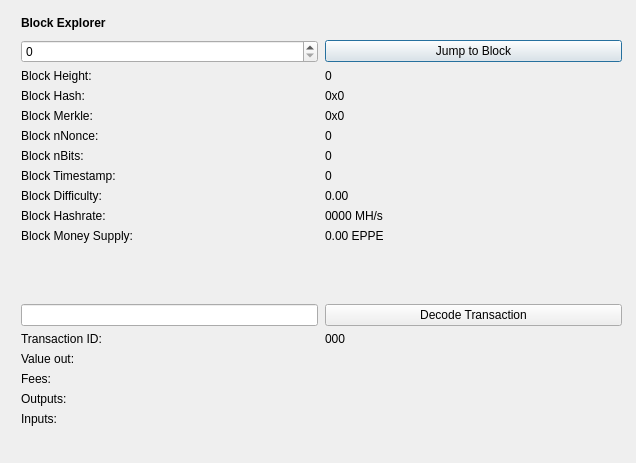
<?xml version="1.0" encoding="UTF-8"?>
<ui version="4.0">
 <class>BlockBrowser</class>
 <widget class="QDialog" name="BlockBrowser">
  <property name="windowModality">
   <enum>Qt::NonModal</enum>
  </property>
  <property name="enabled">
   <bool>true</bool>
  </property>
  <property name="geometry">
   <rect>
    <x>0</x>
    <y>0</y>
    <width>636</width>
    <height>463</height>
   </rect>
  </property>
  <property name="sizePolicy">
   <sizepolicy hsizetype="Preferred" vsizetype="Preferred">
    <horstretch>0</horstretch>
    <verstretch>0</verstretch>
   </sizepolicy>
  </property>
  <property name="minimumSize">
   <size>
    <width>0</width>
    <height>0</height>
   </size>
  </property>
  <property name="acceptDrops">
   <bool>false</bool>
  </property>
  <property name="windowTitle">
   <string>Pepperscore Block Explorer</string>
  </property>
  <layout class="QGridLayout">
   <property name="sizeConstraint">
    <enum>QLayout::SetMaximumSize</enum>
   </property>
   <property name="leftMargin">
    <number>21</number>
   </property>
   <property name="topMargin">
    <number>10</number>
   </property>
   <property name="rightMargin">
    <number>10</number>
   </property>
   <item row="1" column="0">
    <widget class="QWidget" name="widget" native="true">
     <widget class="QWidget" name="layoutWidgetBE1">
      <property name="geometry">
       <rect>
        <x>0</x>
        <y>0</y>
        <width>601</width>
        <height>27</height>
       </rect>
      </property>
      <layout class="QHBoxLayout" name="horizontalLayoutBE">
       <property name="spacing">
        <number>7</number>
       </property>
       <item>
        <widget class="QLabel" name="labelBlockExplorer">
         <property name="sizePolicy">
          <sizepolicy hsizetype="Preferred" vsizetype="Maximum">
           <horstretch>0</horstretch>
           <verstretch>0</verstretch>
          </sizepolicy>
         </property>
         <property name="font">
          <font>
           <weight>75</weight>
           <bold>true</bold>
          </font>
         </property>
         <property name="styleSheet">
          <string notr="true">font-weight:bold;</string>
         </property>
         <property name="text">
          <string>Block Explorer</string>
         </property>
        </widget>
       </item>
       <item>
        <spacer name="horizontalSpacerBE">
         <property name="orientation">
          <enum>Qt::Horizontal</enum>
         </property>
         <property name="sizeHint" stdset="0">
          <size>
           <width>40</width>
           <height>20</height>
          </size>
         </property>
        </spacer>
       </item>
      </layout>
     </widget>
     <widget class="QWidget" name="layoutWidgetBE2">
      <property name="geometry">
       <rect>
        <x>0</x>
        <y>30</y>
        <width>601</width>
        <height>441</height>
       </rect>
      </property>
      <layout class="QGridLayout" name="gridLayoutBE" rowstretch="0,0,0,0,0,0,0,0,0,0,0,0,0,0,0,0,0,0,0,0" columnstretch="0,0">
       <property name="sizeConstraint">
        <enum>QLayout::SetDefaultConstraint</enum>
       </property>
       <property name="horizontalSpacing">
        <number>7</number>
       </property>
       <item row="8" column="1">
        <widget class="QLabel" name="timeBox">
         <property name="text">
          <string>0</string>
         </property>
         <property name="textInteractionFlags">
          <set>Qt::LinksAccessibleByMouse|Qt::TextSelectableByMouse</set>
         </property>
        </widget>
       </item>
       <item row="4" column="0">
        <widget class="QLabel" name="hashLabel">
         <property name="text">
          <string>Block Hash:</string>
         </property>
        </widget>
       </item>
       <item row="7" column="0">
        <widget class="QLabel" name="bitsLabel">
         <property name="text">
          <string>Block nBits:</string>
         </property>
        </widget>
       </item>
       <item row="5" column="1">
        <widget class="QLabel" name="merkleBox">
         <property name="minimumSize">
          <size>
           <width>187</width>
           <height>0</height>
          </size>
         </property>
         <property name="text">
          <string>0x0</string>
         </property>
         <property name="textInteractionFlags">
          <set>Qt::LinksAccessibleByMouse|Qt::TextSelectableByMouse</set>
         </property>
        </widget>
       </item>
       <item row="1" column="0">
        <widget class="QSpinBox" name="heightBox">
         <property name="sizePolicy">
          <sizepolicy hsizetype="Preferred" vsizetype="Fixed">
           <horstretch>0</horstretch>
           <verstretch>0</verstretch>
          </sizepolicy>
         </property>
         <property name="maximum">
          <number>99999999</number>
         </property>
        </widget>
       </item>
       <item row="10" column="1">
        <widget class="QLabel" name="hashRateBox">
         <property name="text">
          <string>0000 MH/s</string>
         </property>
         <property name="textInteractionFlags">
          <set>Qt::LinksAccessibleByMouse|Qt::TextSelectableByMouse</set>
         </property>
        </widget>
       </item>
       <item row="12" column="0">
        <spacer name="verticalSpacer_2">
         <property name="orientation">
          <enum>Qt::Vertical</enum>
         </property>
         <property name="sizeHint" stdset="0">
          <size>
           <width>20</width>
           <height>20</height>
          </size>
         </property>
        </spacer>
       </item>
       <item row="3" column="0">
        <widget class="QLabel" name="heightLabelBE2">
         <property name="text">
          <string>Block Height:</string>
         </property>
        </widget>
       </item>
       <item row="4" column="1">
        <widget class="QLabel" name="hashBox">
         <property name="enabled">
          <bool>true</bool>
         </property>
         <property name="sizePolicy">
          <sizepolicy hsizetype="Preferred" vsizetype="Preferred">
           <horstretch>0</horstretch>
           <verstretch>0</verstretch>
          </sizepolicy>
         </property>
         <property name="minimumSize">
          <size>
           <width>0</width>
           <height>0</height>
          </size>
         </property>
         <property name="text">
          <string>0x0</string>
         </property>
         <property name="textInteractionFlags">
          <set>Qt::LinksAccessibleByMouse|Qt::TextSelectableByMouse</set>
         </property>
        </widget>
       </item>
       <item row="5" column="0">
        <widget class="QLabel" name="merkleLabel">
         <property name="text">
          <string>Block Merkle:</string>
         </property>
        </widget>
       </item>
       <item row="6" column="0">
        <widget class="QLabel" name="nonceLabel">
         <property name="text">
          <string>Block nNonce:</string>
         </property>
        </widget>
       </item>
       <item row="3" column="1">
        <widget class="QLabel" name="heightLabelBE1">
         <property name="text">
          <string>0</string>
         </property>
         <property name="textInteractionFlags">
          <set>Qt::LinksAccessibleByMouse|Qt::TextSelectableByMouse</set>
         </property>
        </widget>
       </item>
       <item row="11" column="0">
        <widget class="QLabel" name="moneySupplyLabel">
         <property name="text">
          <string>Block Money Supply:</string>
         </property>
        </widget>
       </item>
       <item row="11" column="1">
        <widget class="QLabel" name="moneySupplyBox">
         <property name="text">
          <string>0.00 EPPE</string>
         </property>
         <property name="textInteractionFlags">
          <set>Qt::LinksAccessibleByMouse|Qt::TextSelectableByMouse</set>
         </property>
        </widget>
       </item>
       <item row="1" column="1">
        <widget class="QPushButton" name="blockButton">
         <property name="styleSheet">
          <string notr="true"/>
         </property>
         <property name="text">
          <string>Jump to Block</string>
         </property>
        </widget>
       </item>
       <item row="13" column="0">
        <widget class="QLineEdit" name="txBox">
         <property name="sizePolicy">
          <sizepolicy hsizetype="Preferred" vsizetype="Fixed">
           <horstretch>0</horstretch>
           <verstretch>0</verstretch>
          </sizepolicy>
         </property>
         <property name="inputMask">
          <string comment="Transaction id" extracomment="Transaction id"/>
         </property>
        </widget>
       </item>
       <item row="13" column="1">
        <widget class="QPushButton" name="txButton">
         <property name="styleSheet">
          <string notr="true"/>
         </property>
         <property name="text">
          <string>Decode Transaction</string>
         </property>
        </widget>
       </item>
       <item row="14" column="0">
        <widget class="QLabel" name="txLabel">
         <property name="text">
          <string>Transaction ID:</string>
         </property>
        </widget>
       </item>
       <item row="15" column="1">
        <widget class="QLabel" name="valueBox">
         <property name="text">
          <string/>
         </property>
         <property name="textInteractionFlags">
          <set>Qt::LinksAccessibleByMouse|Qt::TextSelectableByMouse</set>
         </property>
        </widget>
       </item>
       <item row="7" column="1">
        <widget class="QLabel" name="bitsBox">
         <property name="text">
          <string>0</string>
         </property>
         <property name="textInteractionFlags">
          <set>Qt::LinksAccessibleByMouse|Qt::TextSelectableByMouse</set>
         </property>
        </widget>
       </item>
       <item row="6" column="1">
        <widget class="QLabel" name="nonceBox">
         <property name="text">
          <string>0</string>
         </property>
         <property name="textInteractionFlags">
          <set>Qt::LinksAccessibleByMouse|Qt::TextSelectableByMouse</set>
         </property>
        </widget>
       </item>
       <item row="9" column="1">
        <widget class="QLabel" name="diffBox">
         <property name="text">
          <string>0.00</string>
         </property>
         <property name="textInteractionFlags">
          <set>Qt::LinksAccessibleByMouse|Qt::TextSelectableByMouse</set>
         </property>
        </widget>
       </item>
       <item row="14" column="1">
        <widget class="QLabel" name="txID">
         <property name="text">
          <string>000</string>
         </property>
         <property name="textInteractionFlags">
          <set>Qt::LinksAccessibleByMouse|Qt::TextSelectableByMouse</set>
         </property>
        </widget>
       </item>
       <item row="10" column="0">
        <widget class="QLabel" name="hashRateLabel">
         <property name="text">
          <string>Block Hashrate:</string>
         </property>
        </widget>
       </item>
       <item row="15" column="0">
        <widget class="QLabel" name="valueLabel">
         <property name="text">
          <string>Value out:</string>
         </property>
        </widget>
       </item>
       <item row="8" column="0">
        <widget class="QLabel" name="timeLabel">
         <property name="text">
          <string>Block Timestamp:</string>
         </property>
        </widget>
       </item>
       <item row="9" column="0">
        <widget class="QLabel" name="diffLabel">
         <property name="text">
          <string>Block Difficulty:</string>
         </property>
        </widget>
       </item>
       <item row="17" column="1">
        <widget class="QLabel" name="outputBox">
         <property name="text">
          <string/>
         </property>
         <property name="alignment">
          <set>Qt::AlignLeading|Qt::AlignLeft|Qt::AlignTop</set>
         </property>
         <property name="textInteractionFlags">
          <set>Qt::LinksAccessibleByMouse|Qt::TextSelectableByMouse</set>
         </property>
        </widget>
       </item>
       <item row="19" column="0">
        <spacer name="verticalSpacer">
         <property name="orientation">
          <enum>Qt::Vertical</enum>
         </property>
         <property name="sizeHint" stdset="0">
          <size>
           <width>20</width>
           <height>40</height>
          </size>
         </property>
        </spacer>
       </item>
       <item row="16" column="1">
        <widget class="QLabel" name="feesBox">
         <property name="text">
          <string/>
         </property>
         <property name="textInteractionFlags">
          <set>Qt::LinksAccessibleByMouse|Qt::TextSelectableByMouse</set>
         </property>
        </widget>
       </item>
       <item row="18" column="0">
        <widget class="QLabel" name="inputLabel">
         <property name="text">
          <string>Inputs:</string>
         </property>
         <property name="alignment">
          <set>Qt::AlignLeading|Qt::AlignLeft|Qt::AlignTop</set>
         </property>
        </widget>
       </item>
       <item row="17" column="0">
        <widget class="QLabel" name="outputLabel">
         <property name="text">
          <string>Outputs:</string>
         </property>
         <property name="alignment">
          <set>Qt::AlignLeading|Qt::AlignLeft|Qt::AlignTop</set>
         </property>
        </widget>
       </item>
       <item row="18" column="1">
        <widget class="QLabel" name="inputBox">
         <property name="text">
          <string/>
         </property>
         <property name="alignment">
          <set>Qt::AlignLeading|Qt::AlignLeft|Qt::AlignTop</set>
         </property>
         <property name="textInteractionFlags">
          <set>Qt::LinksAccessibleByMouse|Qt::TextSelectableByMouse</set>
         </property>
        </widget>
       </item>
       <item row="16" column="0">
        <widget class="QLabel" name="feesLabel">
         <property name="text">
          <string>Fees:</string>
         </property>
        </widget>
       </item>
      </layout>
     </widget>
    </widget>
   </item>
  </layout>
 </widget>
 <resources/>
 <connections/>
</ui>
